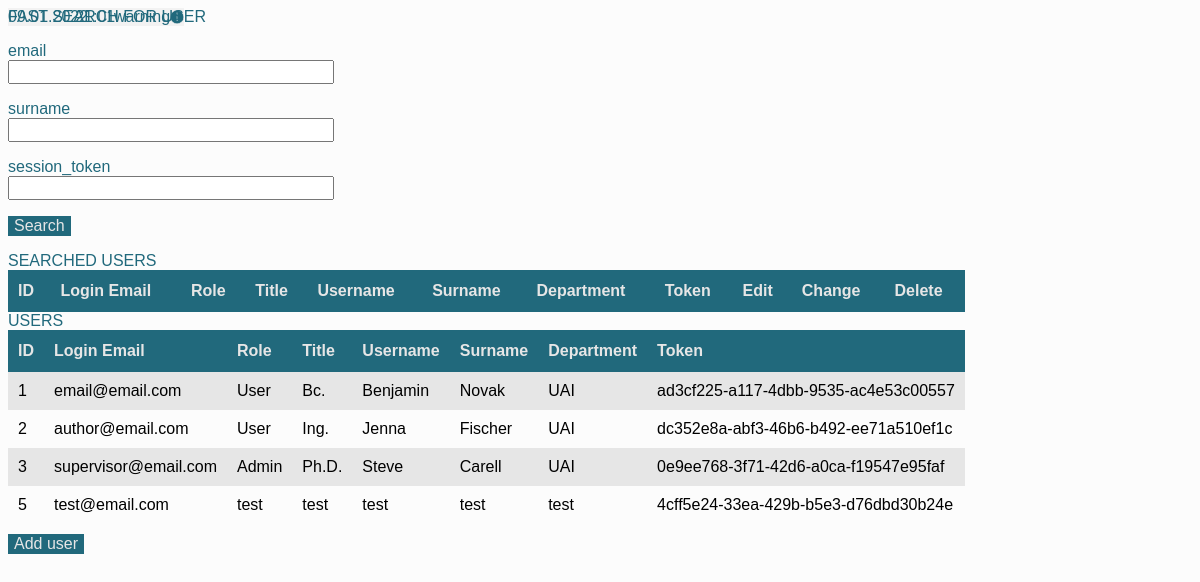
/home_admin (signed in), run on an earlier commit of the app's database.
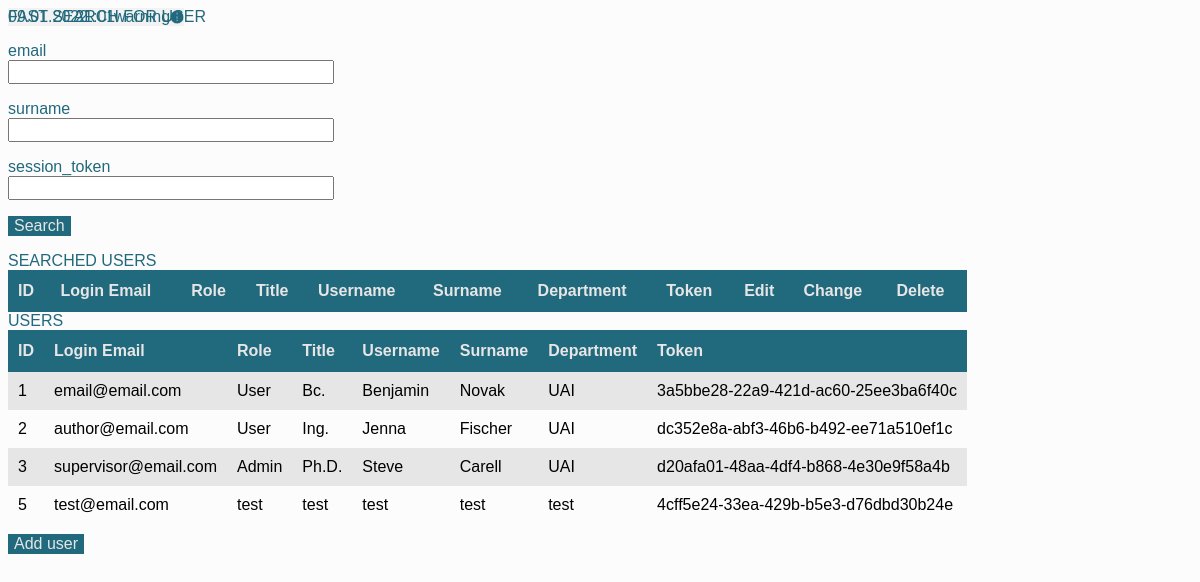
And on a later commit of the database.
### app/models.py (models this page shows, shortened)
class User(UserMixin, db.Model):
    __bind_key__ = 'db_users'
    __tablename__ = "medic"
    id = db.Column('id', db.Integer, primary_key=True)
    email = db.Column('email', db.String(40), unique=True)
    username = db.Column('name', db.String(20))
    surname = db.Column('surname', db.String(20))
    department = db.Column('department', db.String(10))
    title = db.Column('title', db.String(5))
    password = db.Column('password', db.String(200), unique=True)
    session_token = db.Column('session_token', db.String(40), unique=True, index=True)
    role = db.Column('role', db.String(5))

### app/routes_auth.py (the view)
@auth.route('/home_admin', methods = ['GET', 'POST'])
@admin_required
@login_required
def home_admin():
    users = User.query.filter().all()
    db.session.flush()
    search_form = SearchForm()
    if search_form.validate_on_submit() and search_form.search.data:
        search_user = User.query.filter((User.surname == search_form.surname.data) | (User.email == search_form.email.data) | (User.session_token == search_form.session_token.data)).all()
        return render_template('admin/home_admin.html', users = users, search_list = search_user, search_form = search_form)
    return render_template('admin/home_admin.html', users = users, search_form = search_form)

### app/forms.py
class SearchForm(FlaskForm):
    email = StringField('email')
    surname = StringField('surname')
    session_token = StringField('session_token')
    search = SubmitField('Search')

### app/__init__.py (called while the page is built)
def create_app():
    server_app = Flask(__name__)
    server_app.config.from_object(Config)
    db.init_app(server_app)
    login_manager = LoginManager()
    login_manager.init_app(server_app)
    login_manager.session_protection = "strong"
    from .models import User
    @login_manager.user_loader
    def load_user(session_token):
        return User.query.filter_by(session_token=session_token).first()
    from .routes import app
    server_app.register_blueprint(app)
    from .routes_auth import auth
    server_app.register_blueprint(auth)
    return server_app

### app/role_req.py (called while the page is built)
def admin_required(f):
    @wraps(f)
    def wrap(*args, **kwargs):
        if current_user.role == "Admin":
            return f(*args, **kwargs)
        else:
            return "<h1>You need to be an admin to view this page.<h1>"
    return wrap

### app/routes_auth.py (called while the page is built)
@auth.teardown_request
def teardown_request_func(error=None):
    if error:
        print(str(error))

### app/templates/admin/home_admin.html (shortened to what this page needs)
<link rel="stylesheet" href="{{ url_for('static', filename='css/admin/home_admin.css') }}">
{% extends "layout.html" %}
{% block content %}
    <div class="title">FAST SEARCH FOR USER</div>
    <form action="" method="post">
        <p>
            {{ search_form.email.label(class="label") }}<br>
            {{ search_form.email(size=32,class="input") }}<br>
        </p>
        <p>
            {{ search_form.surname.label(class="label")  }}<br>
            {{ search_form.surname(size=32,class="input") }}<br>
        </p>
        <p>
            {{ search_form.session_token.label(class="label")  }}<br>
            {{ search_form.session_token(size=32,class="input") }}<br>
        </p>
        <p>{{ search_form.search(class="button_auth") }}</p>
    </form>
    <div class="title">SEARCHED USERS</div>
    <table id="users">
        <tr>
            <th>ID</th>
            <th>Login Email</th>
            <th>Role</th>
            <th>Title</th>
            <th>Username</th>
            <th>Surname</th>
            <th>Department</th>
            <th>Token</th>
            <th>Edit</th>
            <th>Change</th>
            <th>Delete</th>
        </tr>
    </table>
    <div class="title">USERS</div>
    <table id="users">
        <tr>
            <th>ID</th>
            <th>Login Email</th>
            <th>Role</th>
            <th>Title</th>
            <th>Username</th>
            <th>Surname</th>
            <th>Department</th>
            <th>Token</th>
        </tr>
        {% for user in users %}
            <tr>
                <td>{{ user.id }}</td>
                <td>{{ user.email }}</td>
                <td>{{ user.role }}</td>
                <td>{{ user.title }}</td>
                <td>{{ user.username }}</td>
                <td>{{ user.surname }}</td>
                <td>{{ user.department }}</td>
                <td>{{ user.session_token }}</td>
            </tr>
        {% endfor %}
    </table>
    <button class="button_auth" id="add_user"onclick="window.location.href='{{ url_for( 'auth.register_admin') }}';">Add user</button>
{% endblock %}

### app/templates/layout.html (shortened to what this page needs)
<!DOCTYPE html>
<html lang="en-US">
	<head>
		<link rel="stylesheet" href="{{ url_for('static', filename='css/background.css') }}">
		<link rel="stylesheet" href="{{ url_for('static', filename='css/layout.css') }}">
		<link rel="stylesheet" href="{{ url_for('static', filename='css/loading.css') }}">
	</head>
	<body>
		<div class="panel" id="top_panel">
			<div class="text" id="date"></div>
			<div class="text" id="time"></div>
			<div class="text" id="battery"></div>
		</div>
		<div class="container">
			{% block content %}
			{% endblock %}
		</div>
		<button class="button" id="roll_button">
		</button>
	</body>
</html>

### app/static/css/admin/home_admin.css (style rules this page uses)
.container { overflow: scroll; }
.title { margin-top: calc(50px / var(--height-divisor)); text-align: flex-start; max-width: calc(1150px / var(--width-divisor)); font-size: calc(30px / var(--height-divisor)); font-family: var(--font); color: #21697C; color: rgb(33, 105, 124); }
.input { color: #21697C; color: rgb(33, 105, 124); font-size: calc(15px / var(--height-divisor)); font-family: var(--font); }
.label { font-size: calc(20px / var(--height-divisor)); font-family: var(--font); color: #21697C; color: rgb(33, 105, 124); }
#users { font-family: var(--font); border-collapse: collapse; width: 100%; }
#users td, #users th { padding: 10px; }
#users tr:nth-child(even) { background-color: #E6E6E6; background-color: rgb(230, 230, 230); }
#users th { padding-top: 12px; padding-bottom: 12px; text-align: left; background-color: #21697C; background-color: rgb(33, 105, 124); color: #E6E6E6; color: rgb(230, 230, 230); }
.button_auth { margin-top: 10px; border: 0; outline: none; -webkit-appearance: none; -moz-appearance: none; display: flex; align-items: center; justify-content: center; font-family: var(--font); font-size: calc(15px / var(--height-divisor)); color: #E6E6E6; color: rgb(230, 230, 230); background: #21697C; background: rgba(33, 105, 124, 1); width: calc(100px / var(--width-divisor)); height: calc(40px / var(--height-divisor)); border-radius: calc(30px / var(--width-divisor)); -moz-border-radius: calc(30px / var(--width-divisor)); -webkit-border-radius: calc(30px / var(--width-divisor)); }

### app/static/css/background.css (style rules this page uses)
body::after { content: ""; background-color: #F2F2F2; background-color: rgba(242, 242, 242, 1); opacity: 0.25; top: 0; left: 0; bottom: 0; right: 0; position: absolute; z-index: -1; }

### app/static/css/layout.css (style rules this page uses)
.text { font-family: var(--font); font-size: calc(30px / var(--height-divisor)); color: #21697C; color: rgb(33, 105, 124); }
.panel { background: #F2F2F2; background: rgba(242, 242, 242, 1); border-radius: calc(14px / var(--width-divisor)); -moz-border-radius: calc(14px / var(--width-divisor)); -webkit-border-radius: calc(14px / var(--width-divisor)); }
#top_panel.panel { display: grid; grid-template-columns: 33% 33% 26% 8%; align-items: center; position: absolute; left: calc(70px / var(--width-divisor)); top: calc(35px / var(--height-divisor)); width: calc(1150px / var(--width-divisor)); height: calc(50px / var(--height-divisor)); }
#date.text { justify-self: flex-start; margin-left: calc(20px / var(--width-divisor));; }
#time.text { justify-self: center; }
#battery.text { justify-self: flex-end; }
.button, .info_button { border: 0; outline: none; -webkit-appearance: none; -moz-appearance: none; }
.button { border-radius: calc(10px / var(--width-divisor)); -moz-border-radius: calc(10px / var(--width-divisor));; -webkit-border-radius: calc(10px / var(--width-divisor)); background: #21697C; background: rgba(33, 105, 124, 1); }
#roll_button.button { align-self: center; justify-self: center; position: absolute; z-index: 1; top: calc(880px / var(--height-divisor)); left: calc(80px / var(--width-divisor)); background: #F2F2F2; background: rgba(242, 242, 242, 1); width: calc(40px / var(--width-divisor)); height: calc(35px / var(--height-divisor)); }
.not_supported_logo { visibility: hidden; justify-self: center; width: calc(30px / var(--width-divisor)); height: calc(30px / var(--height-divisor)); }
.container { position: absolute; top: calc(90px / var(--height-divisor)); left: calc(70px / var(--width-divisor)); width: calc(1150px / var(--width-divisor)); height: calc(765px / var(--height-divisor)); }

What changed in the data, as far as the page shows it:
changed User "email@email.com": session_token "ad3cf225-a117-4dbb-9535-ac4e53c00557" → "3a5bbe28-22a9-421d-ac60-25ee3ba6f40c"
changed User "supervisor@email.com": session_token "0e9ee768-3f71-42d6-a0ca-f19547e95faf" → "d20afa01-48aa-4df4-b868-4e30e9f58a4b"
